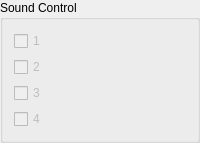
          <widget class="QGroupBox" name="groupBox_15">
           <property name="title">
            <string>Sound Control</string>
           </property>
           <layout class="QVBoxLayout" name="verticalLayout_47">
            <item>
             <widget class="QCheckBox" name="checkBox_sound_1">
              <property name="enabled">
               <bool>false</bool>
              </property>
              <property name="text">
               <string>1</string>
              </property>
              <property name="checkable">
               <bool>true</bool>
              </property>
             </widget>
            </item>
            <item>
             <widget class="QCheckBox" name="checkBox_sound_2">
              <property name="enabled">
               <bool>false</bool>
              </property>
              <property name="text">
               <string>2</string>
              </property>
              <property name="checkable">
               <bool>true</bool>
              </property>
             </widget>
            </item>
            <item>
             <widget class="QCheckBox" name="checkBox_sound_3">
              <property name="enabled">
               <bool>false</bool>
              </property>
              <property name="text">
               <string>3</string>
              </property>
              <property name="checkable">
               <bool>true</bool>
              </property>
             </widget>
            </item>
            <item>
             <widget class="QCheckBox" name="checkBox_sound_4">
              <property name="enabled">
               <bool>false</bool>
              </property>
              <property name="text">
               <string>4</string>
              </property>
              <property name="checkable">
               <bool>true</bool>
              </property>
             </widget>
            </item>
           </layout>
          </widget>
